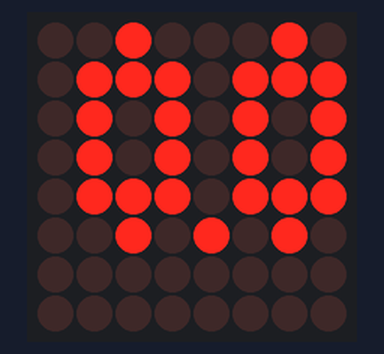
The sketch below on a simulated Arduino Uno, built with avr-gcc and run on an emulated ATmega328P. On the bench: 8×8 LED matrix. Wiring (inferred from the names in the program): MAX7219 LED driver (orientation assumed): data pin 13; clock pin 11; CS pin 12.

Above: at 0.1 s.
At 4.6 s:
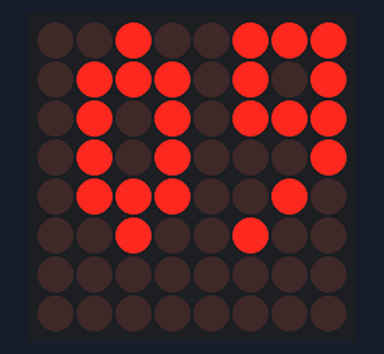
At 9.6 s:
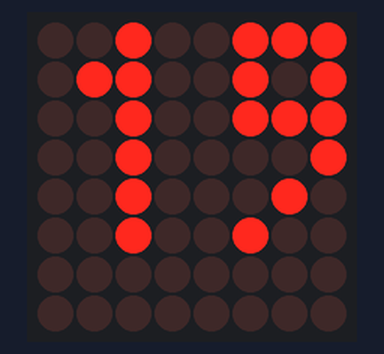
At 19.7 s:
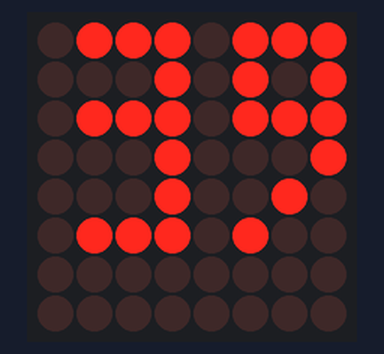
At 29.2 s:
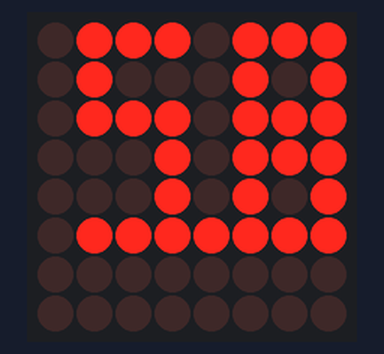
At 39.2 s:
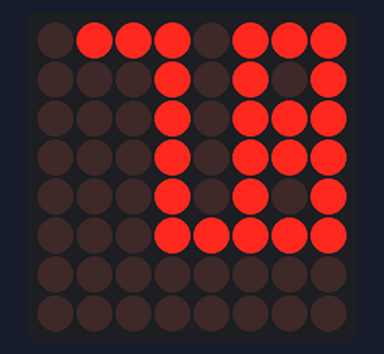

Measured:
- what the display in image 0 shows lasts 0.5 s, from 0.1 s to 0.6 s

The sketch:

LedMatExam.ino
```cpp
#include <LEDMatrix.h>
uint8_t LedCLKpin     = 11;
uint8_t LedCSpin      = 12;
uint8_t LedDINpin     = 13;

/*
 * LEDMatrix
 */
LEDMatrix Led;

void setup() {
  // put your setup code here, to run once:

  Led.Init_MAX7219(LedCLKpin,LedCSpin,LedDINpin);
}

void loop() {
  // put your main code here, to run repeatedly:
  for ( int i=0;i<10;i++)
    for ( int k=0;k<10;k++)
    {
          Led.DisplayOnLed(i,k);
          delay(500);
    }
}
```
